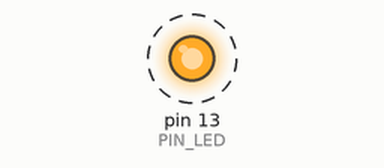
Simulated run of this sketch. Board: Arduino Nano, built with avr-gcc and run on an emulated ATmega328P. Parts: output pins drawn as LEDs (lit = HIGH). Dashed ring = blinking. What the sketch prints to the serial monitor is not drawn.

Above: at 0.5 s.
Timing chart, 0 to 4.6 s (numbered marks = the images above):
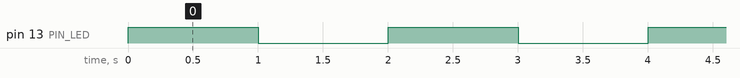

The sketch:

ejemplo.ino
```cpp
// GLOBALT Robotics · Lección 1: LED intermitente y monitor serie
// El LED externo está en el pin digital 13 (D13) con una resistencia de 220 Ω.

const int PIN_LED = 13;        // pin donde conectamos el LED

void setup() {
  pinMode(PIN_LED, OUTPUT);    // D13 entregará voltaje: lo configuramos como salida
  Serial.begin(9600);          // abre el monitor serie a 9600 baudios
  Serial.println("Hola, soy tu Arduino Nano");
}

void loop() {
  digitalWrite(PIN_LED, HIGH); // 5 V en D13: el LED se enciende
  Serial.println("LED encendido");
  delay(1000);                 // espera 1000 ms (1 segundo)

  digitalWrite(PIN_LED, LOW);  // 0 V en D13: el LED se apaga
  Serial.println("LED apagado");
  delay(1000);
}
```

Measured:
- by itself, pin 13 (PIN_LED): alternates HIGH for 1.0 s and LOW for 1.0 s
